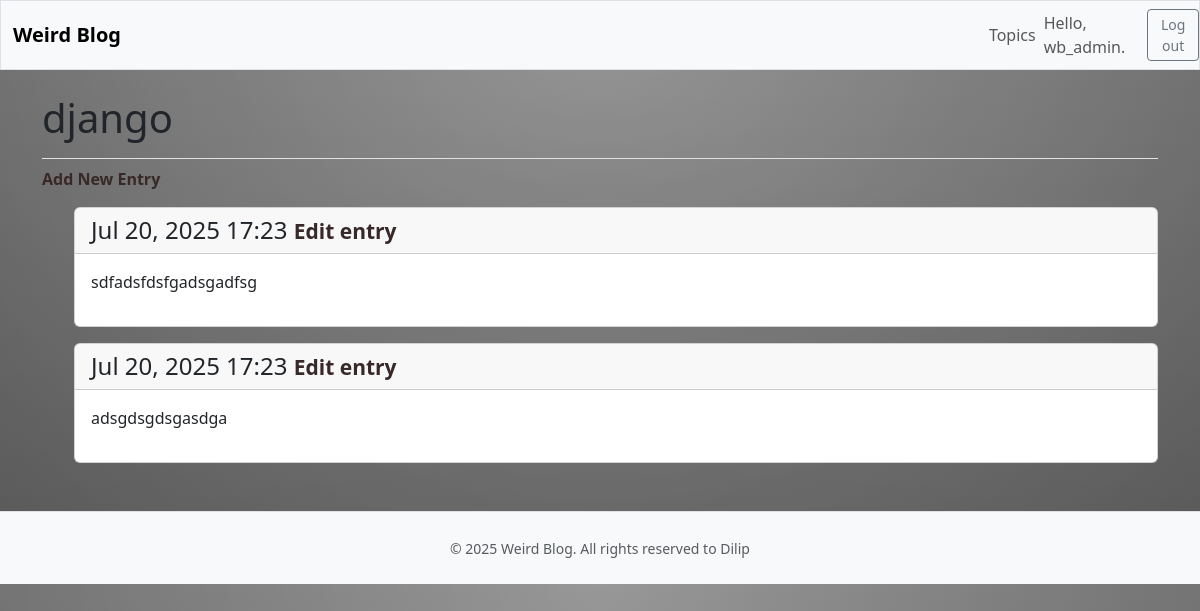
Page /topics/4/ (signed in) on the committed database.
### weird_blog/models.py (models this page shows, shortened)
class Topic(models.Model):
    text = models.CharField(max_length = 200)
    date_added = models.DateTimeField(auto_now_add = True)
    owner = models.ForeignKey(User, on_delete= models.CASCADE)

class Entry(models.Model):
    topic = models.ForeignKey(Topic, on_delete = models.CASCADE)
    text = models.TextField()
    date_added = models.DateTimeField(auto_now_add = True)
    class Meta():
        verbose_name_plural = 'entries'

### weird_blog/views.py (the view)
# urls.py: path('topics/<int:topic_id>/', views.topic, name = 'topic'),
@login_required
def topic(request, topic_id):
    topic = Topic.objects.get(id=topic_id)
    if topic.owner != request.user:
        raise Http404
    entries = topic.entry_set.order_by('-date_added')
    context = {'topic': topic, 'entries' : entries}
    return render(request, 'weird_blog/topic.html', context)

### weird_blog/templates/weird_blog/topic.html (shortened to what this page needs)
{% extends 'weird_blog/base.html' %}
{% load django_bootstrap5 %}
{% block page_header %}
<h1>{{topic.text}}</h1>
{% endblock page_header %}
{% block content %}
<p>
    <a href="{% url 'weird_blog:new_entry' topic.id %}" class="text-decoration-none">Add New Entry</a>
</p>
<ul>
    {% for entry in entries %}
    <div class="card mb-3">
        <h4 class="card-header">
            {{ entry.date_added|date:"M d, Y H:i" }}
            <small> <a href="{% url 'weird_blog:edit_entry' entry.id %}" class="text-decoration-none">Edit
                    entry</a></small>
        </h4>
        <div class="card-body">{{ entry.text | linebreaks }}</div>
    </div>
    {% empty %}
    <p>There are no entries for this topic yet.</p>
    {% endfor %}
</ul>
{% endblock content %}

### weird_blog/templates/weird_blog/base.html (shortened to what this page needs)
<!DOCTYPE html>
<html lang="en">
<head>
    {% load static %}
    {% load django_bootstrap5 %}
    {% bootstrap_css %}
</head>
<body>
    <nav class="navbar navbar-expand-md navbar-light bg-light mb-4 border">
        <div class="container-fluid">
            <a href="{%url 'weird_blog:index' %}" class="navbar-brand text-decoration-none">Weird Blog </a>
        </div>
        <div class="collapse navbar-collapse" id="navbarCollapse">
            <ul class="navbar-nav ms-auto mb-8 mb-md-50">
                <li class="nav-item">
                    <a href="{% url 'weird_blog:topics' %}" class="nav-link">Topics</a>
                </li>
            </ul>
            <ul class="navbar-nav ms-auto mb-2 mb-md-0">
                {% if user.is_authenticated %}
                <li class="nav-item">
                    <span class="navbar-text me-2">Hello, {{user.username }}.</span>
                </li>
                {% endif %}
            </ul>
            {% if user.is_authenticated %}
            <form action="{% url 'accounts:logout' %}" method="post">
                <button name="submit" class="btn btn-outline-secondary btn-sm">Log out</button>
            </form>
            {% endif %}
        </div>
    </nav>
    <main class="container">
        <div class="pb-2 mb-2 border-bottom">
            {% block page_header %} {% endblock page_header %}
        </div>
        <div>
            {% block content %} {% endblock content %}
        </div>
    </main>
    <footer class="text-center text-muted py-4 mt-5 border-top bg-light">
        <div>
            <small>© {% now "Y" %} Weird Blog. All rights reserved to Dilip</small>
        </div>
    </footer>
</body>
</html>

### weird_blog/templates/weird_blog/base.html (style rules this page uses)
body { background: linear-gradient(to bottom, rgba(255, 255, 255, 0.15) 0%, rgba(0, 0, 0, 0.15) 100%), radial-gradient(at top center, rgba(255, 255, 255, 0.40) 0%, rgba(0, 0, 0, 0.40) 120%) #989898; background-blend-mode: multiply, multiply; }
a { color: #382828; text-decoration: none; font-weight: bold; }

### weird_blog/templates/weird_blog/topic.html (style rules this page uses)
h4 { color: black; }

### rows in the picture
Topic: text "django"
Entry: date_added "Jul 20, 2025 17:23", text "sdfadsfdsfgadsgadfsg"
Entry: date_added "Jul 20, 2025 17:23", text "adsgdsgdsgasdga"

### other values in the picture
{{ user.username }} "wb_admin"
